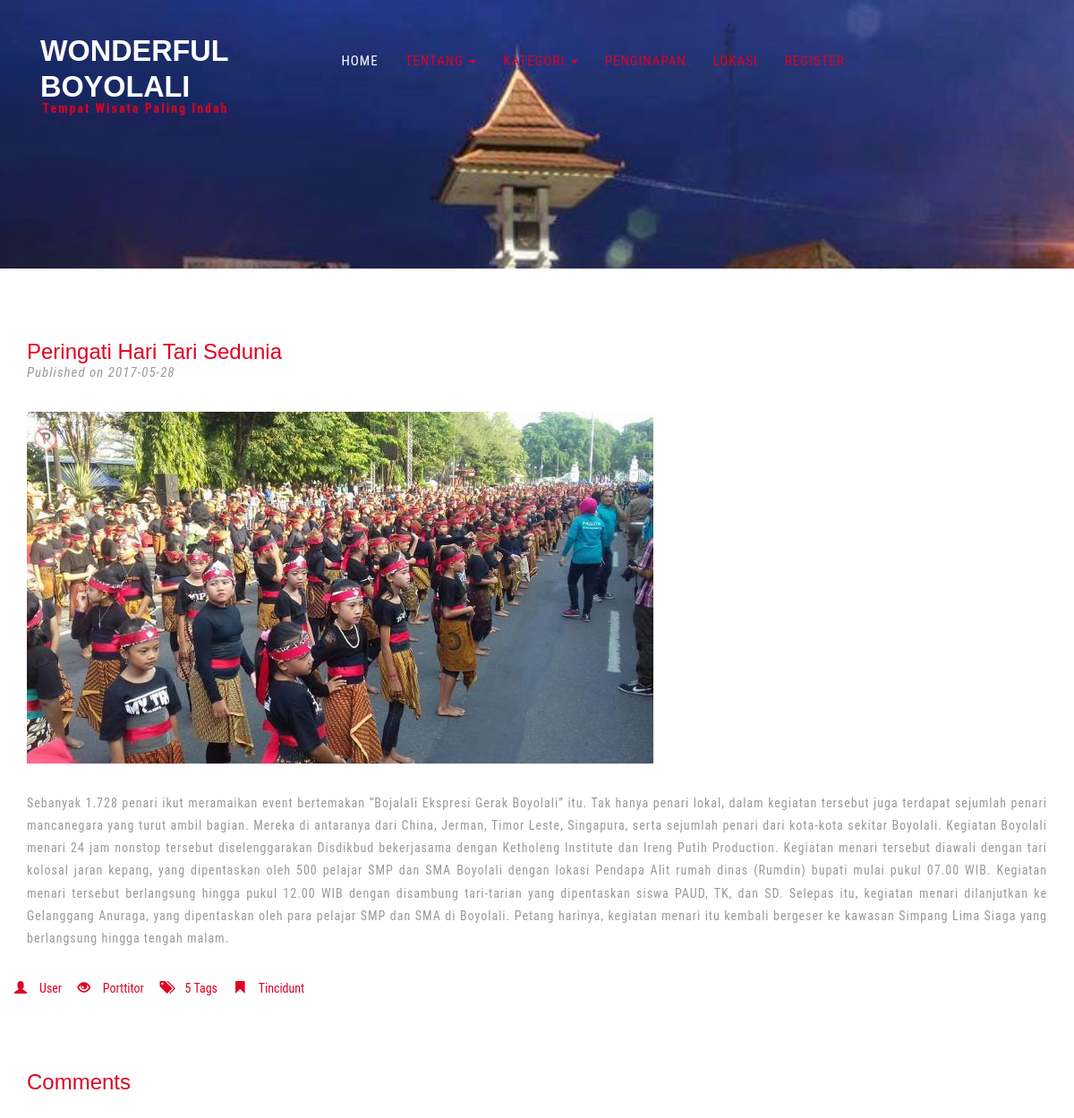
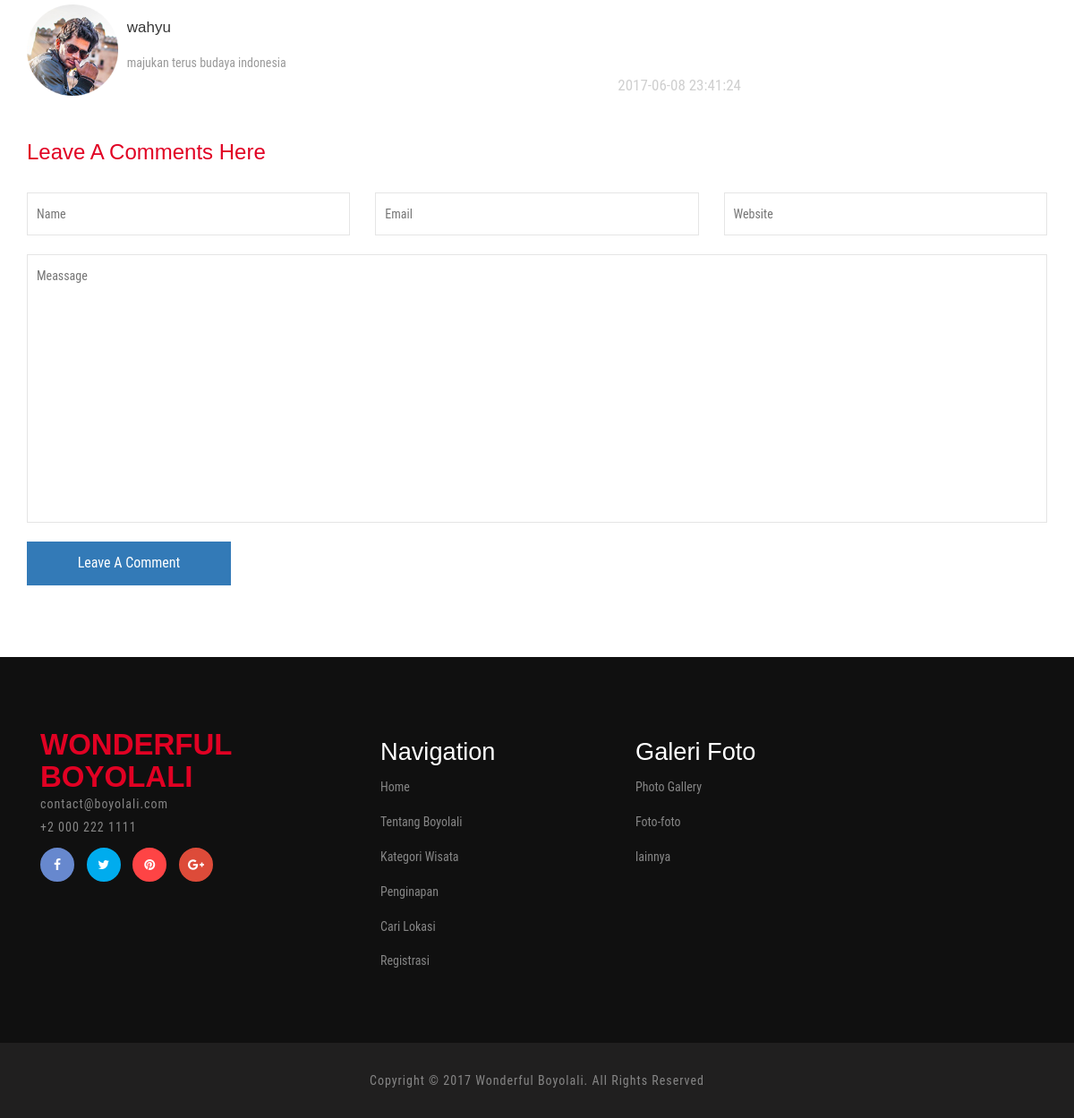
The app's page /index.php/detailevent/4 with its own data (2 pictures, top to bottom).
### tables this page shows
CREATE TABLE `event` (
  `id_event` int(5) NOT NULL,
  `nama_event` varchar(150) NOT NULL,
  `tgl_event` date NOT NULL,
  `lokasi_event` varchar(100) NOT NULL,
  `ket_event` text NOT NULL,
  `waktu_event` time DEFAULT NULL,
  `cp_event` varchar(15) NOT NULL,
  `daerah_event` varchar(150) NOT NULL,
  `id_admin` int(5) NOT NULL
);

CREATE TABLE `komentar_event` (
  `id_komentar` int(10) NOT NULL,
  `id_user` int(5) NOT NULL,
  `komentar` text NOT NULL,
  `tgl_komentar` timestamp NOT NULL DEFAULT CURRENT_TIMESTAMP ON UPDATE CURRENT_TIMESTAMP,
  `id_event` int(5) NOT NULL,
  `nama` varchar(20) NOT NULL
);

### application/controllers/Main.php (called while the page is built, shortened)
<?php
class Main extends CI_Controller {
	public function detailevent(){
		$this->load->model('m_dashboard');
        $this->load->view('main/header1');
        $id=$this->uri->segment(2, 0);
		$data['event'] = $this->m_dashboard->viewDetailEvent($id);
		$data['komen'] = $this->m_dashboard->viewDetailKomenEvent($id);
        $this->load->view('detailevent',$data);
		$this->load->view('main/footer');
	}
}

### index.php (called while the page is built, shortened)
<?php
require_once BASEPATH.'core/CodeIgniter.php';

### application/models/m_dashboard.php (called while the page is built, shortened)
<?php
class m_dashboard extends CI_Model{
    function viewDetailEvent($id){
            $query = $this->db->query("SELECT * FROM event where id_event='".$id."'");
            return $query;
    }
    function viewDetailKomenEvent($id){
            $query = $this->db->query("SELECT * FROM komentar_event where id_event='".$id."'");
            return $query;
    }
}
?>

### application/views/detailevent.php (the view, shortened to what this page needs)
<?php
  $CI =& get_instance();
?>
	<div class="single w3l-agileits">
		<div class="container">
			<div class="blog-pag page">
			<?php $no=1; foreach($event->result_array() as $row){ ?>
				<div class="blog-page-grids">
					<div class="blog-page-grid">
						<h3><?php echo $row['nama_event'];?></h3>
						<p>Published on<span> <?php echo $row['tgl_event'];?></span></p>
					</div>
					<div class="clearfix"> </div>
				</div>
				<div class="blog-page-grids-bottom">
					<div class="blog-page-grids-bot">
					<?php
						$dapetgambarevent = "";
						$getgambar =$CI->db->query('select gambar from gambar_event where id_event="'.$row['id_event'].'"');
						foreach ($getgambar->result() as $bar){
						    $dapetgambarevent = $bar->gambar;
						}
					?>
					<?php
					if ($dapetgambarevent=="") {
						?>
							<img src="<?php echo base_url()?>assets/images/tanya.png" alt=" " class="img-responsive" />
						<?php
					}else{
						?>
							<img src="<?php echo base_url()?>upload-foto/<?php echo $dapetgambarevent; ?>" alt=" " class="img-responsive" />
						<?php
					}
					?>
					</div>
					<div class="blog-page-grids-bot1"  style="text-align: justify;">
						<p><?php echo $row['ket_event'];?></p>
						<ul>
							<li><a href="#"><i class="glyphicon glyphicon-user" aria-hidden="true"></i>User</a></li>
							<li><a href="#"><i class="glyphicon glyphicon-eye-open" aria-hidden="true"></i>Porttitor</a></li>
							<li><a href="#"><i class="glyphicon glyphicon-tags" aria-hidden="true"></i>5 Tags</a></li>
							<li><a href="#"><i class="glyphicon glyphicon-bookmark" aria-hidden="true"></i>Tincidunt</a></li>
						</ul>
					</div>
				</div>
			<?php $no++; } ?>
			</div>
			<div class="com">
				<h3>Comments</h3>
				<ul class="media-list">
				  <?php $no=1; foreach($komen->result_array() as $row){ ?>
				  <li class="media">
					<div class="media-left">
					  <a href="#">
						<img class="media-object img-responsive" src="<?php echo base_url()?>assets/images/4.png" alt="" />
					  </a>
					</div>
					<div class="media-body">
					  <h4 class="media-heading"><?php echo $row['nama'];?></h4>
					  <?php echo $row['komentar'];?>
					  <a href="#"><?php echo $row['tgl_komentar'];?></a>
					</div>
				  </li>
				  <?php $no++; } ?>
				</ul>
			</div>
			<div class="in dfg">
				<h3>Leave a Comments Here</h3>
			    <form action="<?php echo base_url()?>index.php/dashboard/insertKomenEvent" method="post">
				<?php $id_event = $this->uri->segment(2, 0); ?>
				<?php if(isset($_SESSION['logged_in']))
					{ ?>
					<input type="hidden" name="id_event" value="<?php echo $id_event; ?>">
					<input type="hidden" name="nama" value="<?php echo ($_SESSION['username']); ?>" required=" ">
				<?php }else{ ?>
					<input type="text" name="nama" placeholder="Name" required=" ">
					<input type="text" name="email" placeholder="Email" required=" ">
					<input type="text" name="website" placeholder="Website" required=" ">
				<?php } ?>
					<textarea name="komentar" placeholder="Meassage" required=" "></textarea>
					<input type="submit" value="Leave A Comment">
				</form>
			</div>
		</div>
	</div>

### assets/css/style.css (style rules this page uses)
html, body { font-size: 100%; background: #fff; font-family: 'Roboto Condensed', sans-serif; }
h1,h2,h3,h4,h5,h6 { margin:0; font-family: 'Montserrat', sans-serif; }
p { margin:0; letter-spacing:1px; }
ul,label { margin:0; padding:0; }
.banner-bottom,.testimonials,.banner-bottom-video,.about,.history,.typo,.gallery,.contact,.single { padding:5em 0; }
.blog-page-grid h3,.in h3,.com h3 { margin: 0; color: #e10123; font-size: 1.5em; text-transform: capitalize; }
.in input[type="text"],.in textarea { outline: none; float: left; width: 31.69%; background: none; border: 1px solid #E5E5E5; font-size: 14px; padding: 13px 10px; }
.in input[type="text"]:nth-child(2) { margin:0 2em; }
.in textarea { resize:none; min-height:300px; width:100% !important; margin:1.5em 0; }
.in input[type="submit"] { border: none; outline: none; background: #337ab7; color: #fff; font-size: 16px; padding: 13px 0; width: 20%; transition: .5s all; -webkit-transition: .5s all; -moz-transition: .5s all; -o-transition: .5s all; -ms-transition: .5s all; }
.blog-page-grid p { color:#999; font-size:15px; margin:0; font-style:italic; }
.blog-page-grid { float: left; }
.blog-page-grids { margin: 0 0 2em; }
.blog-page-grids-bot1 { margin: 2em 0 3em; }
.blog-page-grids-bot1 p { margin:0; font-size:14px; color:#999; line-height:1.8em; }
.in form { margin: 2em 0 0; }
.blog-page-grids-bot1 ul { padding:2em 0; }
.blog-page-grids-bot1 ul li { display:inline-block; }
.blog-page-grids-bot1 ul li a { font-size:14px; color:#e10123; text-decoration:none; padding-right: 2em; }
.blog-page-grids-bot1 ul li a i { left:-1em; }
.media-body a { font-size: 17px; color:#CFCFCF; text-decoration: none; text-align: right; display: block; }
.media-body { color: #999; font-size: 14px; margin: 0; line-height: 1.8em; }
.media-object { display: block; }
.media-left { width:14%; }
.media-body h4 { color:#363636; font-size: 17px; margin: 1em 0; }
.media-list { margin: 2em 0 0; width: 70%; }
.dfg { margin: 3em 0 0; }

### records on screen
event: nama_event "Peringati Hari Tari Sedunia", tgl_event "2017-05-28", ket_event "Sebanyak 1.728 penari ikut meramaikan event bertemakan “Bojalali Ekspresi Gerak Boyolali” itu. Tak hanya penari lokal, dalam kegiatan tersebut juga terdapat sejumlah penari mancanegara yang turut ambil bagian. Mereka di antaranya dari China, Jerman, Timor Leste, Singapura, serta sejumlah penari dari kota-kota sekitar Boyolali. Kegiatan Boyolali menari 24 jam nonstop tersebut diselenggarakan Disdikbud bekerjasama dengan Ketholeng Institute dan Ireng Putih Production. Kegiatan menari tersebut diawali dengan tari kolosal jaran kepang, yang dipentaskan oleh 500 pelajar SMP dan SMA Boyolali dengan lokasi Pendapa Alit rumah dinas (Rumdin) bupati mulai pukul 07.00 WIB. Kegiatan menari tersebut…"
komentar_event: nama "wahyu", komentar "majukan terus budaya indonesia", tgl_komentar "2017-06-08 23:41:24"
